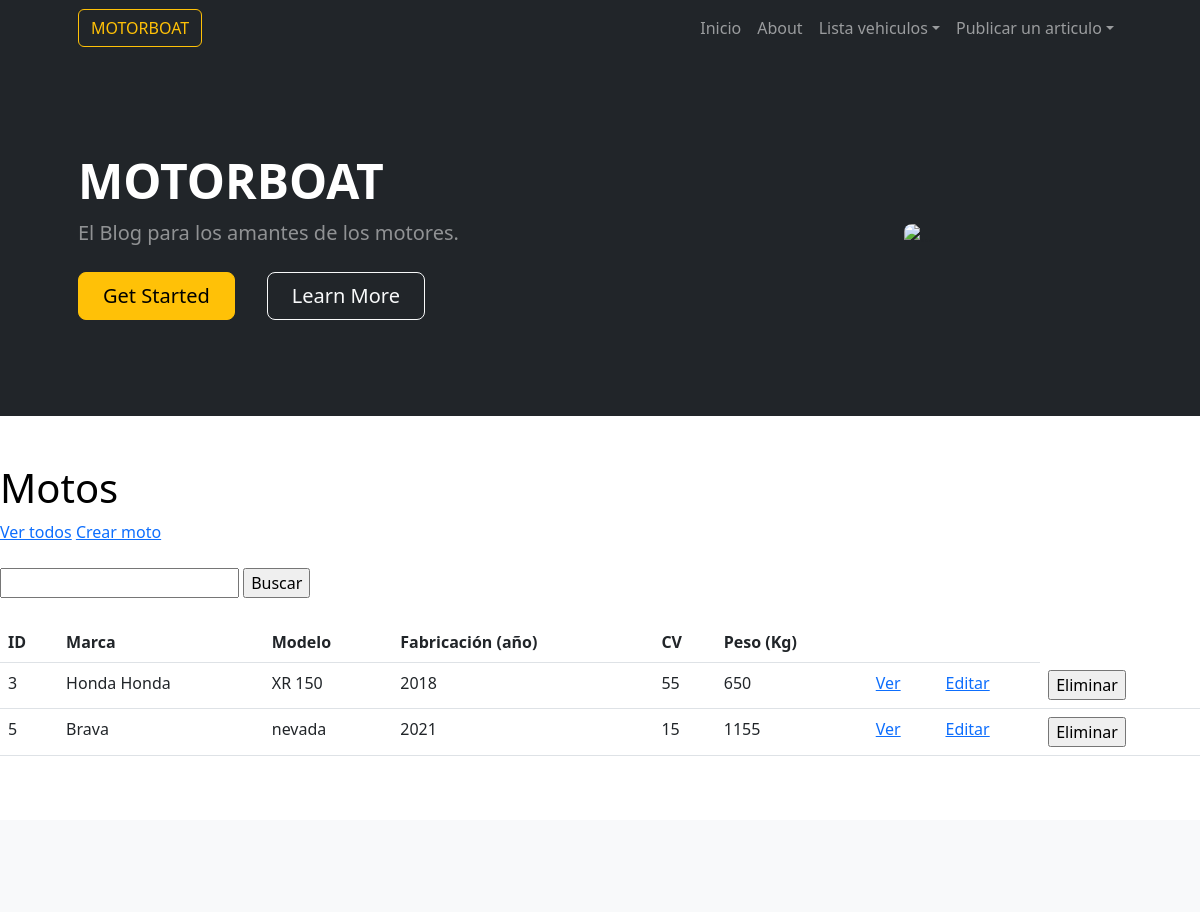
The app's page /vehiculos/motocicletas/ (upper part), older data.
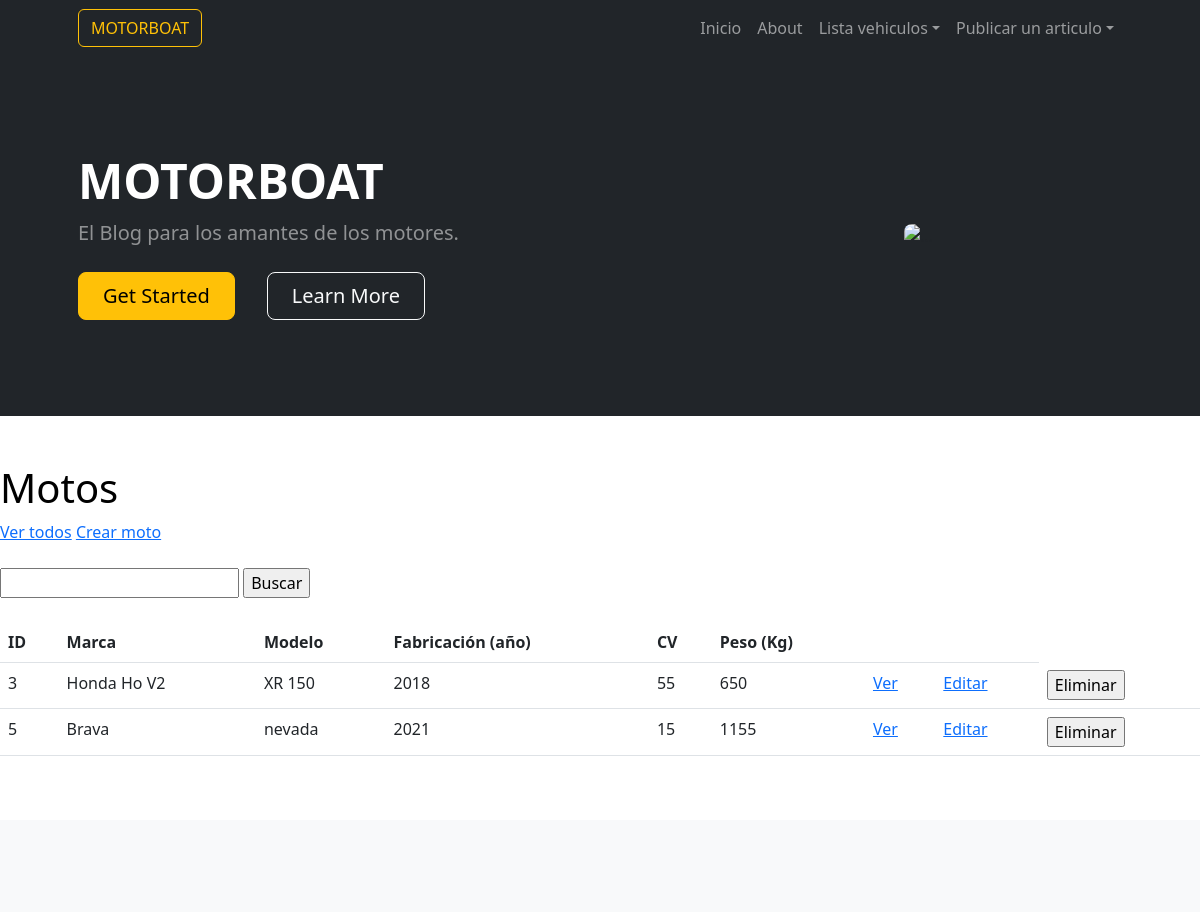
The same page, newer data.
### app_vehiculos/models.py (models this page shows, shortened)
class Motocicleta(models.Model):
    marca = models.CharField(max_length=256)
    modelo = models.CharField(max_length=256)
    fabricacion = models.IntegerField()
    cv = models.IntegerField(blank=True, null=True)
    peso = models.IntegerField(blank=True, null=True)

### app_vehiculos/views.py (the view)
# urls.py: path('motocicletas/', listar_motocicleta, name="listar_motocicletas"),
def listar_motocicleta(request):
    contexto = {
        "vehiculos": Motocicleta.objects.all()
    }
    http_response = render(
        request=request,
        template_name='app_vehiculos/listar_motos.html',
        context=contexto,
    )
    return http_response

### app_vehiculos/templates/app_vehiculos/listar_motos.html (shortened to what this page needs)
{% extends "base.html" %}
{% block contenido %}
<h1 style="color: black;">
  Motos
</h1>
<a href="{% url 'listar_motocicletas' %}">Ver todos</a>
<a href="{% url 'crear_motocicleta' %}">Crear moto</a>
<br><br>
<form action="{% url 'buscar_motocicletas' %}" method="post">
  <input type="text" name="busqueda">
  <input type="submit" value="Buscar">
</form>
<br>
<table class="table">
  <thead>
    <tr>
      <th>ID</th>
      <th>Marca</th>
      <th>Modelo</th>
      <th>Fabricación (año)</th>
      <th>CV</th>
      <th>Peso (Kg)</th>
      <th></th>
      <th></th>
    </tr>
  </thead>
  <tbody>
    {% for vehiculo in vehiculos %}
    <tr>
      <td>{{ vehiculo.id }}</td>
      <td>{{ vehiculo.marca }}</td>
      <td>{{ vehiculo.modelo }}</td>
      <td>{{ vehiculo.fabricacion }}</td>
      <td>{{ vehiculo.cv }}</td>
      <td>{{ vehiculo.peso }}</td>
      <td>
        <a href="{% url 'ver_motocicleta' vehiculo.id %}">Ver</a>
      </td>
      <td>
        <a href="{% url 'editar_motocicleta' vehiculo.id %}">Editar</a>
      </td>
      <td>
        <form action="{% url 'eliminar_motocicleta' vehiculo.id %}" method="post">
          <input type="submit" value="Eliminar"/>
        </form>
      </td>
    </tr>
    {% endfor %}
  </tbody>
</table>
{% endblock contenido %}

Row changes from the older to the newer data that the page shows:
changed Motocicleta "XR 150": marca "Honda Honda" → "Honda Ho V2"
